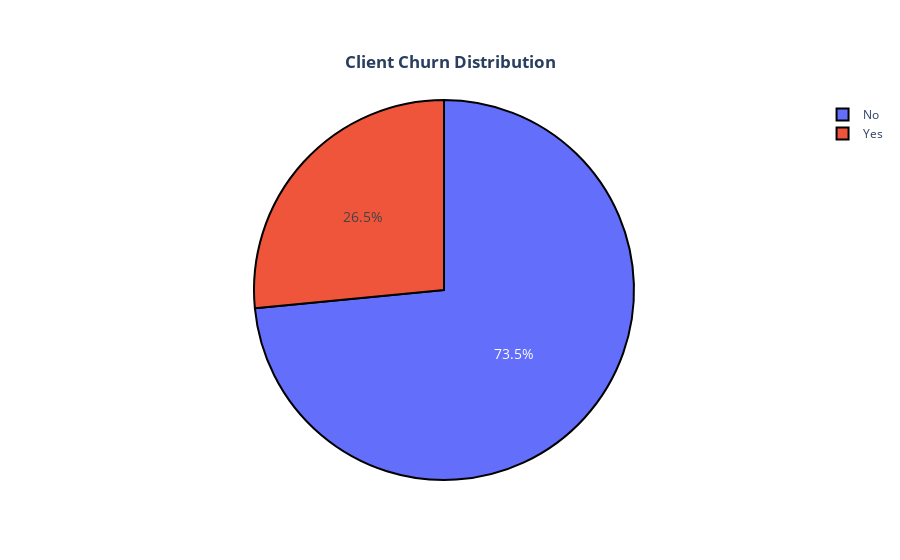

Notebook code for this chart:
### Markdown cell above
# Exploratory Data Analysis

### Code cell
pie_plot(dataset["Churn"].value_counts(), plot_title="<b>Client Churn Distribution<b>")

### Figure 1 — Plotly figure (JSON) as saved in the notebook; plotly's stock layout.template omitted (floating-point values rounded to 4 significant figures)
{"data": [{"labels": ["No", "Yes"], "marker": {"line": {"color": "#000000", "width": 2}}, "textfont": {"size": 14}, "type": "pie", "values": [5174, 1869]}], "layout": {"autosize": false, "title": {"text": "<b>Client Churn Distribution<b>", "x": 0.5, "xanchor": "center", "y": 0.9, "yanchor": "top"}, "yaxis": {"automargin": true}}}
